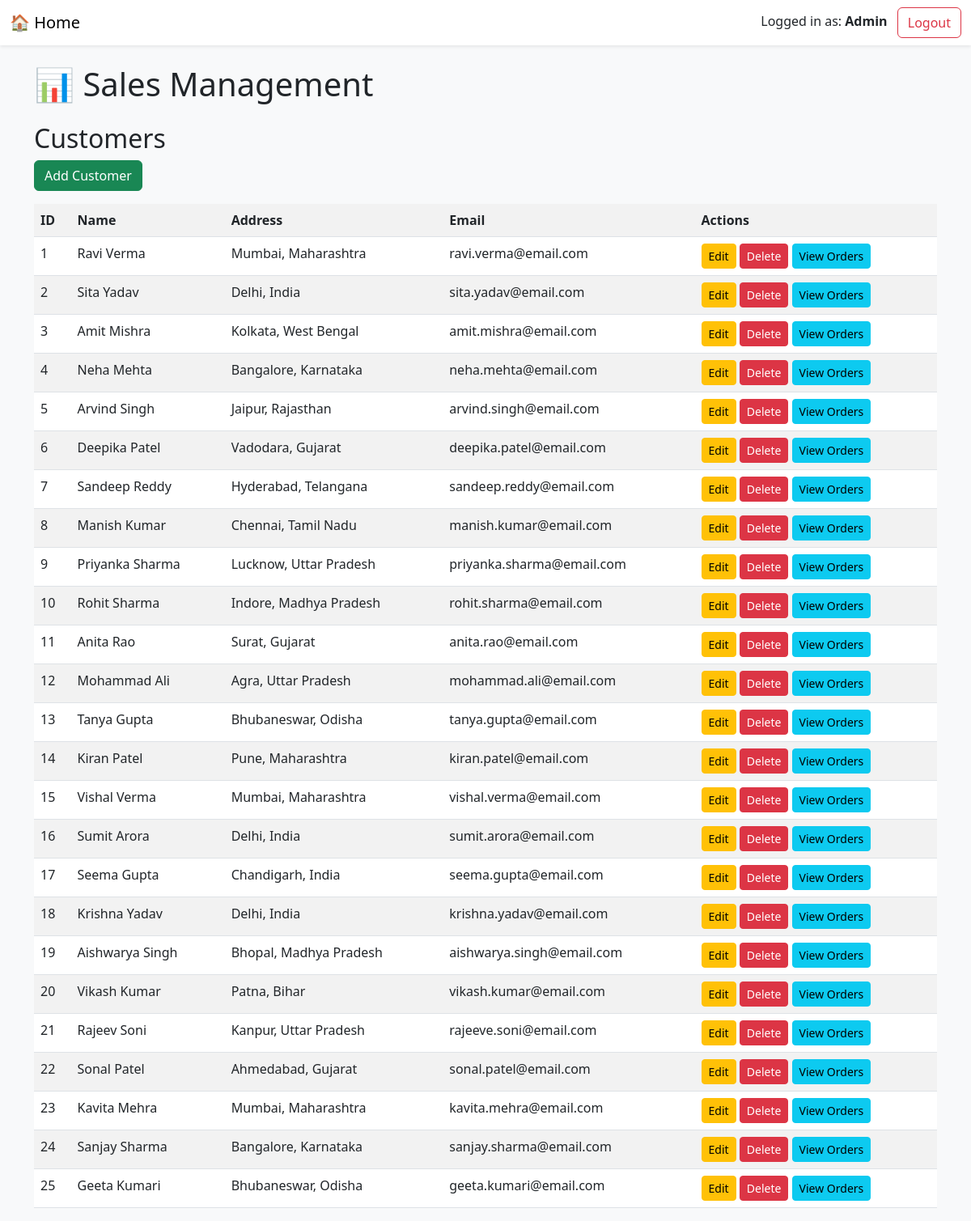
The page /customers (signed in) on the database its author committed.
### app.py (models this page shows)
class Customer(db.Model):
    CustomerID = db.Column(db.Integer, primary_key=True,autoincrement=True)
    Name = db.Column(db.String(100))
    Address = db.Column(db.String(255))
    Email = db.Column(db.String(100))

### app.py (the view)
@app.route('/customers')
@role_required('Admin', 'SalesManager')
def view_customers():
    customers = Customer.query.all()
    return render_template('customers.html', customers=customers)

### app.py (called while the page is built)
def role_required(*roles):
    def wrapper(f):
        @wraps(f)
        def decorated_function(*args, **kwargs):
            if not session.get('role'):
                flash("Please log in first to continue.")
                return redirect(url_for('login'))
            if session.get('role') not in roles:
                flash("Access denied: You do not have permission to access this page.")
                return redirect(url_for('home'))
            return f(*args, **kwargs)
        return decorated_function
    return wrapper

### templates/customers.html (shortened to what this page needs)
{% extends 'base.html' %}
{% block content %}
<h2>Customers</h2>
<a href="/customers/add" class="btn btn-success mb-3">Add Customer</a>
<table class="table table-striped">
  <tr><th>ID</th><th>Name</th><th>Address</th><th>Email</th><th>Actions</th></tr>
  {% for customer in customers %}
  {% if customer %}
  <tr>
    <td>{{ customer.CustomerID }}</td>
    <td>{{ customer.Name }}</td>
    <td>{{ customer.Address }}</td>
    <td>{{ customer.Email }}</td>
    <td>
      <a href="{{ url_for('edit_customer', customer_id=customer.CustomerID) }}" class="btn btn-warning btn-sm">Edit</a>
      <a href="{{ url_for('delete_customer', customer_id=customer.CustomerID) }}" class="btn btn-danger btn-sm">Delete</a>
      <a href="{{ url_for('customer_orders', customer_id=customer.CustomerID) }}" class="btn btn-info btn-sm">View Orders</a>
    </td>
  </tr>
  {% endif %}
  {% endfor %}
</table>
{% endblock %}

### rows shown on the page
Customer: CustomerID "1", Name "Ravi Verma", Address "Mumbai, Maharashtra", Email "ravi.verma@email.com"
Customer: CustomerID "2", Name "Sita Yadav", Address "Delhi, India", Email "sita.yadav@email.com"
Customer: CustomerID "3", Name "Amit Mishra", Address "Kolkata, West Bengal", Email "amit.mishra@email.com"
Customer: CustomerID "4", Name "Neha Mehta", Address "Bangalore, Karnataka", Email "neha.mehta@email.com"
Customer: CustomerID "5", Name "Arvind Singh", Address "Jaipur, Rajasthan", Email "arvind.singh@email.com"
Customer: CustomerID "6", Name "Deepika Patel", Address "Vadodara, Gujarat", Email "deepika.patel@email.com"
Customer: CustomerID "7", Name "Sandeep Reddy", Address "Hyderabad, Telangana", Email "sandeep.reddy@email.com"
Customer: CustomerID "8", Name "Manish Kumar", Address "Chennai, Tamil Nadu", Email "manish.kumar@email.com"
Customer: CustomerID "9", Name "Priyanka Sharma", Address "Lucknow, Uttar Pradesh", Email "priyanka.sharma@email.com"
Customer: CustomerID "10", Name "Rohit Sharma", Address "Indore, Madhya Pradesh", Email "rohit.sharma@email.com"
Customer: CustomerID "11", Name "Anita Rao", Address "Surat, Gujarat", Email "anita.rao@email.com"
Customer: CustomerID "12", Name "Mohammad Ali", Address "Agra, Uttar Pradesh", Email "mohammad.ali@email.com"
Customer: CustomerID "13", Name "Tanya Gupta", Address "Bhubaneswar, Odisha", Email "tanya.gupta@email.com"
Customer: CustomerID "14", Name "Kiran Patel", Address "Pune, Maharashtra", Email "kiran.patel@email.com"
Customer: CustomerID "15", Name "Vishal Verma", Address "Mumbai, Maharashtra", Email "vishal.verma@email.com"
Customer: CustomerID "16", Name "Sumit Arora", Address "Delhi, India", Email "sumit.arora@email.com"
Customer: CustomerID "17", Name "Seema Gupta", Address "Chandigarh, India", Email "seema.gupta@email.com"
Customer: CustomerID "18", Name "Krishna Yadav", Address "Delhi, India", Email "krishna.yadav@email.com"
Customer: CustomerID "19", Name "Aishwarya Singh", Address "Bhopal, Madhya Pradesh", Email "aishwarya.singh@email.com"
Customer: CustomerID "20", Name "Vikash Kumar", Address "Patna, Bihar", Email "vikash.kumar@email.com"
Customer: CustomerID "21", Name "Rajeev Soni", Address "Kanpur, Uttar Pradesh", Email "rajeeve.soni@email.com"
Customer: CustomerID "22", Name "Sonal Patel", Address "Ahmedabad, Gujarat", Email "sonal.patel@email.com"
Customer: CustomerID "23", Name "Kavita Mehra", Address "Mumbai, Maharashtra", Email "kavita.mehra@email.com"
Customer: CustomerID "24", Name "Sanjay Sharma", Address "Bangalore, Karnataka", Email "sanjay.sharma@email.com"
Customer: CustomerID "25", Name "Geeta Kumari", Address "Bhubaneswar, Odisha", Email "geeta.kumari@email.com"

### other values the page prints
{{ session['role'] }} "Admin"
